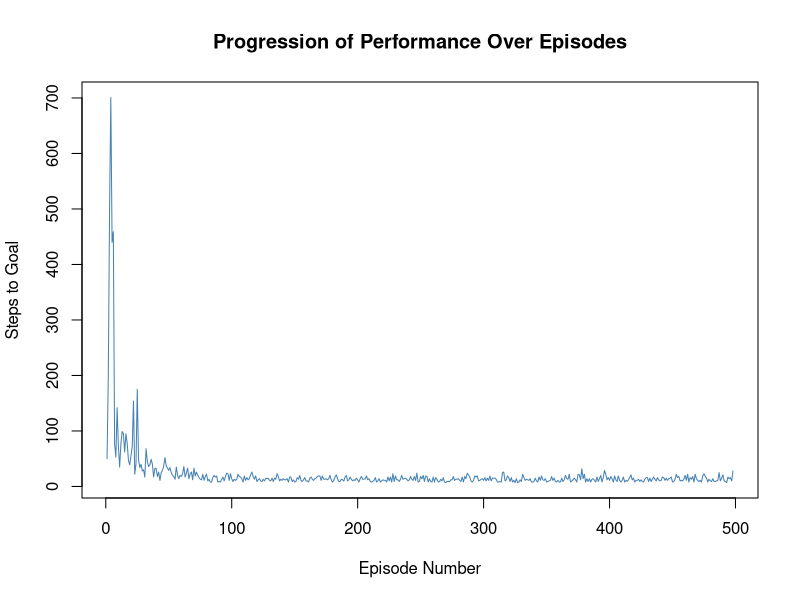
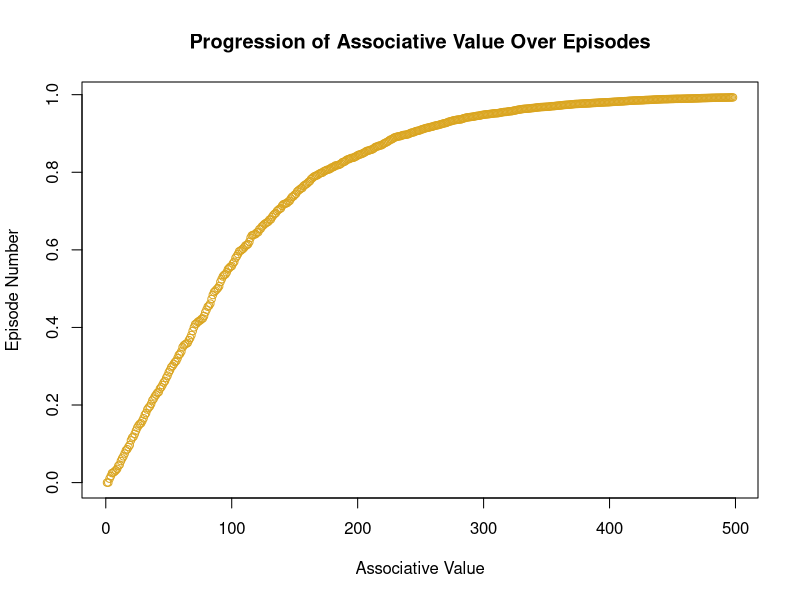
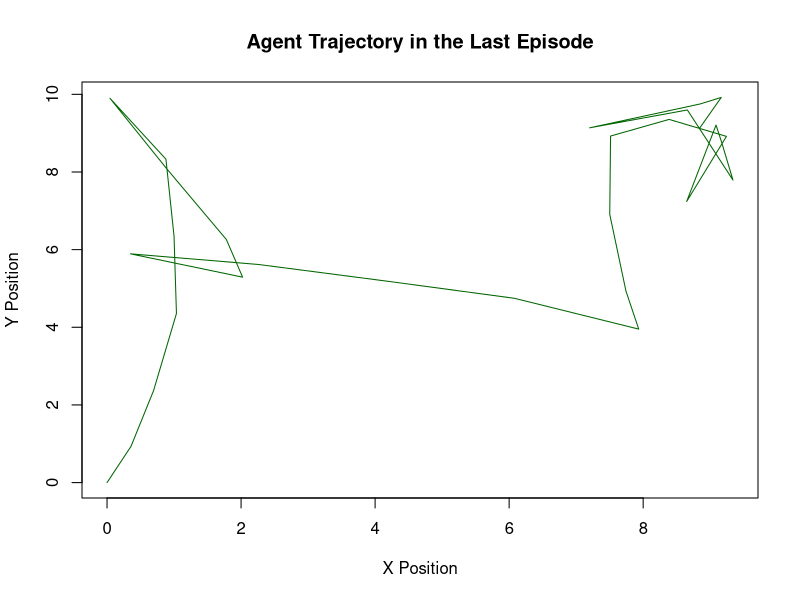
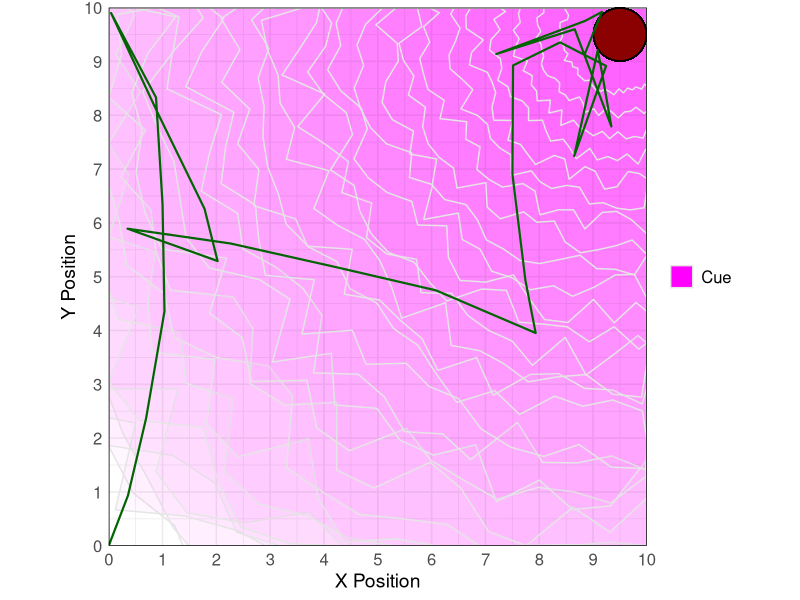
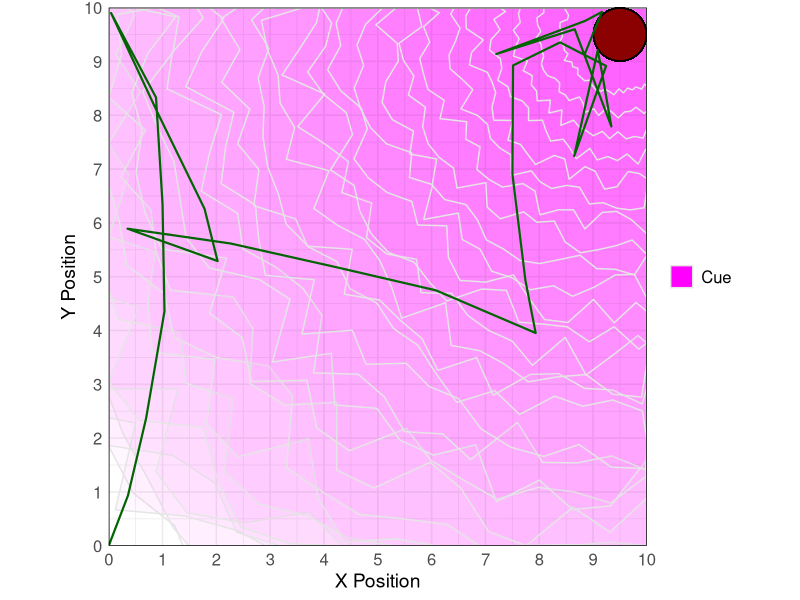
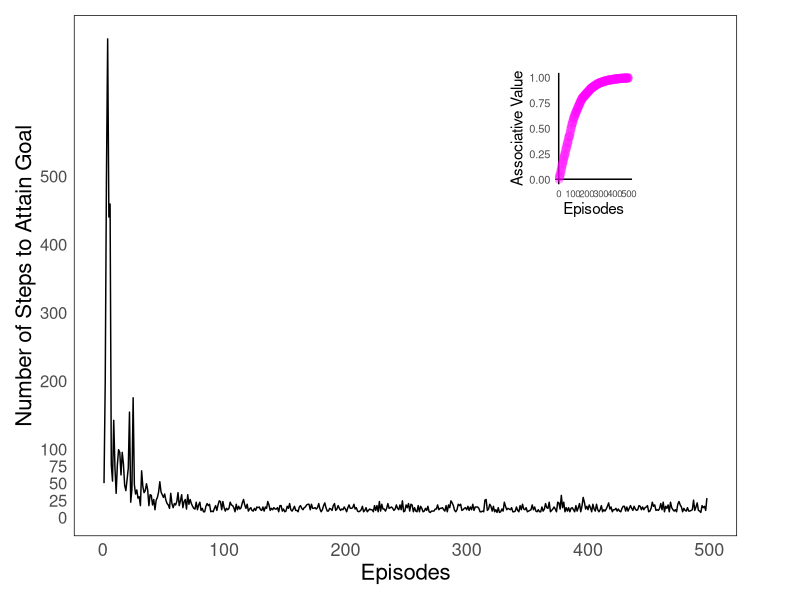

Reproduce these figures in R, in order.
#-----------------------------------------------------------------------------
# LEARNING TO ATTAIN GOALS BY UPDATING THE VALUE OF FEEDBACK CUES:
# --------------------------------------GRADIENT CLIMBING VERSION
#-----------------------------------------------------------------------------

# Description:
#   This script extends the previous simulation by incorporating a learning rule.
#   In this version, the environment is augmented with a cue that leads to the goal.
#   However, the cue does not possess any intrinsic pursuit-triggering properties;
#   it must acquire them through repeated experience when regularly followed by 
#   goal attainment. If the agent detects no cues, or if the cues have not yet been 
#   associated with the goal, its displacement remains random.

###############################################################################

#Setup and Package Loading ----
if (!require('ggplot2')) install.packages('ggplot2'); library('ggplot2')
if (!require('dplyr')) install.packages('dplyr'); library('dplyr')
if (!require('tibble')) install.packages('tibble'); library('tibble')
if (!require('ggforce')) install.packages('ggforce'); library('ggforce')
if (!require('patchwork')) install.packages('patchwork'); library('patchwork')

#Set language to English for consistent output
Sys.setenv(LANG = "en")

#Helper Functions ----

#Bound Gain Values Between 0 and 1
#
#Used to control angle drift in movement.
gain_function <- function(x) {
  rate <- -log10(0.2)  
  1 - exp(-rate * x)
}

#Check Path-Goal Intersection
#
#Determines if a path segment intersects with the circular goal area
#...using geometric calculations to determine the end of a goal-pursuit episode
#prev_x and prev_y are previous position coordinates
#current_x and current_y are current position coordinates
#goal_x and goal_y are goal position coordinates
#goal_radius represents the radius of the goal area
#Returns logical value indicating whether path intersects goal
path_cross_goal <- function(prev_x, prev_y, current_x, current_y, goal_x, goal_y, goal_radius) {
  dx <- current_x - prev_x
  dy <- current_y - prev_y
  fx <- prev_x - goal_x
  fy <- prev_y - goal_y
  
  a <- dx * dx + dy * dy
  if (a == 0) return(FALSE)
  
  b <- 2 * (fx * dx + fy * dy)
  c <- fx * fx + fy * fy - goal_radius * goal_radius
  
  discriminant <- b * b - 4 * a * c
  if (discriminant < 0) {
    return(FALSE)
  } else {
    discriminant <- sqrt(discriminant)
    t1 <- (-b - discriminant) / (2 * a)
    t2 <- (-b + discriminant) / (2 * a)
    if ((t1 >= 0 && t1 <= 1) || (t2 >= 0 && t2 <= 1)) {
      return(TRUE)
    }
  }
  return(FALSE)
}

#Create Blob-like Shapes
#
#Generates irregular circular shapes by adding random variation to radius.
#Used to create environmental cues.
#x and y are center coordinates of the blob
#size represents the base size of the blob
#points represents the number of points to use in blob construction
#Returns a data frame with blob irregular polygon coordinates
create_blob <- function(x, y, size, points = 80) {
  angle <- seq(0, 2 * pi, length.out = points)
  radius <- size * (1 + 0.15 * runif(points))
  data.frame(
    x = x + radius * cos(angle),
    y = y + radius * sin(angle),
    center_x = x,
    center_y = y
  )
}

#Point in Polygon Test
# 
#Implements ray-casting algorithm to determine if a point lies within a 
#...polygon to determine if the agent is sensing a cue
#x and y are the agent's coordinates
#polygon is the data frame containing polygon parameters
#Returns a logical value indicating whether point is inside a certain polygon
point_in_polygon <- function(x, y, polygon) {
  n <- nrow(polygon)
  inside <- FALSE
  j <- n
  for (i in 1:n) {
    xi <- polygon$x[i]
    yi <- polygon$y[i]
    xj <- polygon$x[j]
    yj <- polygon$y[j]
    intersect <- ((yi > y) != (yj > y)) && (x < (xj - xi) * (y - yi) / (yj - yi) + xi)
    if (intersect) inside <- !inside
    j <- i
  }
  return(inside)
}

#Initial Parameters and Environment Setup ----

#Main Simulation Loop ----
steps_count_per_iteration <- vector()  #Store steps per episode
loops <- 498                           #Number of episodes

#Progress bar setup
pb <- txtProgressBar(min = 0,
                     max = loops,
                     style = 3,
                     width = 100,
                     char = "=")

#Learning parameters for goal cue
PE <- 0                  #Prediction error
V <- 0                   #Associative value
f_inc <- 0               #Feedback increment
lr_cue <- 0.03           #Learning rate for goal-associated cue

#Associative value evolution tracking
V_evol <- c()            #Track associative values for goal associated cue

#Other parameters of the agent and simulated environment
initial_step_length <- 1 #Determines the default length of agent's displacements
goal_x <- 9.5            #Goal center location X
goal_y <- 9.5            #Goal center location Y
goal_radius <- sqrt(0.75 / pi)  #Goal area radius
boundary_min <- 0        #Environment boundaries
boundary_max <- 10
tail_length <- 2         #Visual trail length

#Blob (environmental cue) setup
num_blobs <- 30
blob_sizes <- seq(from = 1, to = 12, length.out = 30)

#Position blobs
blob_x <- rep(goal_x, num_blobs) #Cues around the goal
blob_y <- rep(goal_y, num_blobs)

set.seed(1401)  #Set random seed for reproducibility

#Iterate through specified number of episodes
for (i in 1:loops) {
  setTxtProgressBar(pb, i)  #Update progress bar
  
  #Create different set of random environmental cues (blobs) each episode
  blobs <- lapply(1:num_blobs, function(i) {
    create_blob(blob_x[i], blob_y[i], blob_sizes[i])
  })
  
  #Initialize episode starting conditions
  current_x <- boundary_min
  current_y <- boundary_min
  prev_cue <- 0              #Previous cue intensity
  prev_nf <- 0               #Previous negative feature count (does not apply in this simulation)
  angle <- 0                 #Initial movement angle
  
  #Initialize data storage for current episode
  steps <- tibble(
    step = integer(),          #Step number
    x = numeric(),             #X position
    y = numeric(),             #Y position
    length = numeric(),        #Intended step length
    abs_angle = numeric(),     #Absolute angle (intended)
    rel_angle = numeric(),     #Relative angle change (intended)
    collision = logical(),     #Boundary collision flag
    true_length = numeric(),   #Actual step length after bouncing (if any)
    true_angle = numeric(),    #Actual movement angle after bouncing (if any)
    true_angle_r = numeric(),  #Relative true angle
    cue_int = numeric(),       #Cue intensity (number of goal-related blobs)
    gain_cue = numeric(),      #Change in cue intensity from step i-1
    aff = character(),         #Affective valence (approach/avoid)
    gain_trans = numeric()     #Adaptive gain transformed into proportion of angle constraint
  )
  
  #Calculate prediction errors and update associative values via a
  #...linear-operator rule assuming that the cue gains or 
  #...lose associative strength as a function of the 
  #...discrepancy between its existing state and the state experienced
  #...in the goal pursuit episode
  
  PE <- (1 - abs(V)) * abs(f_inc)     #Prediction error for cue
  
  #Store and update associative value
  V_evol <- c(V_evol, V)
  V <- V + PE * lr_cue * sign(f_inc)
  
  #Initialize position tracking
  previous_x <- current_x
  previous_y <- current_y

  #Initialize vector storing feedback paths
  feedback_path <- c()      #Store cue encounters
  
  #Set step counter to zero
  k <- 0
  
  #Displacement Loop: Continue until goal is reached
  while (!path_cross_goal(previous_x, previous_y, current_x, current_y, goal_x, goal_y, goal_radius)) {
    #Add a unity to step counter
    k <- k + 1
    
    #Update position tracking
    previous_x <- current_x
    previous_y <- current_y
    
    #Count cues at current position
    inside_blobs <- sapply(1:num_blobs, function(i) {
      point_in_polygon(current_x, current_y, blobs[[i]])
    })
    inside_blob_count <- sum(inside_blobs)
    
    #Store cue encounters and calculate changes in environmental information
    feedback_path <- c(feedback_path, inside_blob_count)
    gain <- (inside_blob_count - prev_cue)
    
    #Calculate combined gain and determine movement parameters
    gain_comp <- gain * V   #Combine gain with associative strength
    gain_f <- gain_function(abs(gain_comp))  #Transform gain into proportion of angle constraint
    
    #Determine affective state based on gain
    aff <- if (gain_comp < 0) pi else 0      #pi = avoid, 0 = approach
    
    #Update movement angle based on gain and affective state
    angle <- angle + runif(1, -pi*(1-gain_f)+aff, pi*(1-gain_f)+aff)
    
    #Calculate step length based on gain magnitude
    length <- initial_step_length + log10(initial_step_length+(gain_f/0.1))
    
    #Calculate next position
    next_x <- current_x + length * cos(angle)
    next_y <- current_y + length * sin(angle)
    
    #Handle boundary collisions
    collision <- FALSE
    if (next_x < boundary_min) {
      next_x <- boundary_min + (boundary_min - next_x)
      collision <- TRUE
    } else if (next_x > boundary_max) {
      next_x <- boundary_max - (next_x - boundary_max)
      collision <- TRUE
    }
    
    if (next_y < boundary_min) {
      next_y <- boundary_min + (boundary_min - next_y)
      collision <- TRUE
    } else if (next_y > boundary_max) {
      next_y <- boundary_max - (next_y - boundary_max)
      collision <- TRUE
    }
    
    #Update current position
    current_x <- next_x
    current_y <- next_y
    
    #Calculate bounded angle for display (0 to 2π)
    bound_angle <- if (angle < 0) {
      2*pi + sign(angle)*acos(cos(angle))
    } else {
      acos(cos(angle))
    }
    
    #Calculate true displacement length
    true_length <- sqrt((current_x - previous_x)^2 + (current_y - previous_y)^2)
    
    #Calculate true movement angle
    if (current_x != previous_x) {
      delta_y <- current_y - previous_y
      delta_x <- current_x - previous_x
      angle <- atan2(delta_y, delta_x)
    } else {
      angle <- if (current_y > previous_y) pi/2 else 3*pi/2
    }
    
    true_angle_ <- if (angle < 0) {
      2*pi + sign(angle)*acos(cos(angle))
    } else {
      acos(cos(angle))
    }
    
   if (i == loops){
     #Record current step data only during the last loop to improve execution time
     new_step <- tibble(
       step = nrow(steps) + 1,
       x = current_x,
       y = current_y,
       length = length,
       abs_angle = bound_angle * (180 / pi),
       rel_angle = ifelse(nrow(steps) > 0, 
                          bound_angle * (180 / pi) - steps$abs_angle[nrow(steps)], 
                          NA),
       collision = collision,
       true_length = true_length,
       true_angle = true_angle_ * (180 / pi),
       true_angle_r = ifelse(nrow(steps) > 0, 
                             (true_angle_ * (180 / pi)) - steps$true_angle[nrow(steps)], 
                             NA),
       cue_int = inside_blob_count,
       gain_cue = gain,
       aff = case_when(
         aff == 0 ~ "app",
         aff == pi ~ "av",
         TRUE ~ as.character(aff)
       ),
       gain_trans = gain_f
     )
     
     #Update step record
     steps <- bind_rows(steps, new_step)
   }
    
    #Update tracking variables for next iteration
    prev_cue <- inside_blob_count
  }
  
  #Post-episode Processing ----
  
  #Calculate cue acceleration
  gain_acceleration <- diff(c(feedback_path, 30))
  
  #Ensure all values in gain_acceleration vector are within [-1, 1] by 
  #dividing by the maximum absolute value
  gain_acceleration <- gain_acceleration/max(abs(gain_acceleration))
  n <- length(gain_acceleration)
  weights <- rev(0.5 / 2^(0:(n-1)))  #Exponentially decaying weights
  f_inc <- sum(gain_acceleration * weights) / sum(weights)
  
  #Store episode performance metric
  steps_count_per_iteration[i] <- k
}

#Adjust the outcome data frame to enhance readability and facilitate inspection
steps$cue_int <- c(steps$cue_int[-1], 30)
steps$gain_cue <- c(steps$gain_cue[-1], NA)
steps$aff <- c(steps$aff[-1], NA)
steps$gain_trans <- c(steps$gain_trans[-1], NA)
steps$gain_trans <- format(steps$gain_trans, scientific = FALSE)

#Basic inspection of the output

#Visualize the temporal progression of steps per episode
plot(steps_count_per_iteration, type = "l",
     main = "Progression of Performance Over Episodes",
     xlab = "Episode Number",
     ylab = "Steps to Goal",
     col = "steelblue")

#Calculate the typical performance metric (EARLY STAGE)
typical_performance_E <- median(steps_count_per_iteration[1:10])
print(paste("Typical steps per episode (early stage):", typical_performance_E))

#Calculate the typical performance metric (LATE STAGE)
typical_performance_L <- median(steps_count_per_iteration[491:500])
print(paste("Typical steps per episode (late stage):", typical_performance_L))

#Find an episode that represents typical performance at early and late stages of learning
#If a value matches the median, select it as representative; otherwise, 
#...select the smallest/highest value greater/lower than the median
early_episodes <- steps_count_per_iteration[1:10]
representative_episode_E <- 
  which(early_episodes == ifelse(any(early_episodes == typical_performance_E), 
                                 typical_performance_E, 
                                 min(early_episodes[early_episodes > typical_performance_E])))
print(paste("Representative episode number, early stage:", 
            representative_episode_E, 
            "| Numer of steps:", 
            steps_count_per_iteration[representative_episode_E]))

late_episodes <- steps_count_per_iteration[491:500]
representative_episode_L <- 
  which(late_episodes == ifelse(any(late_episodes == typical_performance_L), 
                                 typical_performance_L, 
                                 max(late_episodes[late_episodes < typical_performance_L])))
print(paste("Representative episode number, late stage:", 
            representative_episode_L+490,
            "| Numer of steps:",
            steps_count_per_iteration[representative_episode_L+490]))

plot(V_evol, 
     main = "Progression of Associative Value Over Episodes", 
     xlab = "Associative Value", ylab = "Episode Number",
     col = "goldenrod")

#Plot the agent's path during the last episode
plot(c(0, steps$x), c(0, steps$y), type = "l",
     main = "Agent Trajectory in the Last Episode",
     xlab = "X Position",
     ylab = "Y Position",
     col = "darkgreen")

#Store the vector containing the distribution of steps per episode
steps_climbing <- steps_count_per_iteration
V_evol_climbing <- V_evol

#-----------------------------------------------------------------------------
# VISUALIZATION
#-----------------------------------------------------------------------------

#Early stage

#To generate the trajectory plot shown in Figure 2:
#Set loops <- 2 to capture the representative episode of early stage
#Execute until the simulation loop (stopping before the analysis section)
#Run the command below to store the agent's path

rep_episode_climb_e <- steps

#Prepare data for plotting
blob_plot_data <- do.call(rbind, lapply(1:num_blobs, function(i) {
  blob <- blobs[[i]]
  blob$id <- num_blobs - i + 1  #Reverse the id numbering
  blob
}))

#Clip blobs to the visible region [0, 10]
blob_plot_data_climb_e <- blob_plot_data %>%
  arrange(id) %>%  
  mutate(
    x = pmax(pmin(x, 10), 0),  #Constrain x within [0, 10]
    y = pmax(pmin(y, 10), 0)   #Constrain y within [0, 10]
  )

#Create first row with appropriate values for all columns
new_row <- tibble(
  step = 0,           
  x = 0,              #Starting x position
  y = 0,              #Starting y position
  length = NA,         
  abs_angle = NA,      
  rel_angle = NA,     
  collision = NA,  
  true_length = NA,   
  true_angle = NA,     
  true_angle_r = NA,  
  cue_int = NA,     
  gain_cue = NA,
  aff = NA,      
  gain_trans = NA      
)

#Combine the new row with existing data
rep_episode_climb_e <- bind_rows(new_row, rep_episode_climb_e)

#Plot blobs and agent position with goal trace
agent_path_climb_e <- ggplot(blob_plot_data_climb_e, aes(x = x, y = y, group = id)) +
  geom_polygon(aes(fill = "Cue"), alpha = 0.03, color = "gray90") +  
  geom_circle(aes(x0 = goal_x, y0 = goal_y, r = goal_radius), fill = "red4", alpha = 1) +
  #Add agent displacement path
  geom_path(data = rep_episode_climb_e, aes(x = x, y = y, group = 1), 
            color = "darkgreen", alpha = 1, size = 0.75) +
  scale_x_continuous(limits = c(0, 10), breaks = seq(0, 10, 1), expand = c(0, 0)) +
  scale_y_continuous(limits = c(0, 10), breaks = seq(0, 10, 1), expand = c(0, 0)) +
  theme_minimal() +
  theme(
    axis.text.x = element_text(size = 12),
    axis.text.y = element_text(size = 12),
    axis.title.x = element_text(size = 14),
    axis.title.y = element_text(size = 14),
    panel.border = element_rect(color = "black", fill = NA, size = 0.5),
    legend.text = element_text(size = 12),
    legend.title = element_blank()
  ) +
  labs(
    x = "X Position", 
    y = "Y Position"
  ) +
  scale_fill_manual(
    values = c("Cue" = "magenta"),
    guide = guide_legend(override.aes = list(alpha = 1))
  ) +
  coord_fixed()

print(agent_path_climb_e)
agent_path_climb_e <- agent_path_climb_e + 
  guides(fill = "none") + 
  theme(
    legend.position = "none"
  )
agent_path_climb_e <- agent_path_climb_e +
  labs(title = "Early Stage") +
  theme(
    plot.title = element_text(
      size = 16,
      face = "bold",
      hjust = 0.5     
    )
  )

#Recommended dimensions: 700 × 650 pixels

#Late stage

#To generate the trajectory plot shown in Figure 2:
#Set loops <- 498 to capture the representative episode of early stage
#Execute until the simulation loop (stopping before the analysis section)
#Run the command below to store the agent's path

rep_episode_climb_l <- steps

#Prepare data for plotting
blob_plot_data <- do.call(rbind, lapply(1:num_blobs, function(i) {
  blob <- blobs[[i]]
  blob$id <- num_blobs - i + 1  #Reverse the id numbering
  blob
}))

#Clip blobs to the visible region [0, 10]
blob_plot_data_climb_l <- blob_plot_data %>%
  arrange(id) %>%  
  mutate(
    x = pmax(pmin(x, 10), 0),  #Constrain x within [0, 10]
    y = pmax(pmin(y, 10), 0)   #Constrain y within [0, 10]
  )

#Create first row with appropriate values for all columns
new_row <- tibble(
  step = 0,           
  x = 0,              #Starting x position
  y = 0,              #Starting y position
  length = NA,         
  abs_angle = NA,      
  rel_angle = NA,     
  collision = NA,  
  true_length = NA,   
  true_angle = NA,     
  true_angle_r = NA,  
  cue_int = NA,     
  gain_cue = NA,
  aff = NA,      
  gain_trans = NA      
)

#Combine the new row with existing data
rep_episode_climb_l <- bind_rows(new_row, rep_episode_climb_l)

#Plot blobs and agent position with goal cue
agent_path_climb_l <- ggplot(blob_plot_data_climb_l, aes(x = x, y = y, group = id)) +
  geom_polygon(aes(fill = "Cue"), alpha = 0.03, color = "gray90") +  
  geom_circle(aes(x0 = goal_x, y0 = goal_y, r = goal_radius), fill = "red4", alpha = 1) +
  #Add agent displacement path
  geom_path(data = rep_episode_climb_l, aes(x = x, y = y, group = 1), 
            color = "darkgreen", alpha = 1, size = 0.75) +
  scale_x_continuous(limits = c(0, 10), breaks = seq(0, 10, 1), expand = c(0, 0)) +
  scale_y_continuous(limits = c(0, 10), breaks = seq(0, 10, 1), expand = c(0, 0)) +
  theme_minimal() +
  theme(
    axis.text.x = element_text(size = 12),
    axis.text.y = element_text(size = 12),
    axis.title.x = element_text(size = 14),
    axis.title.y = element_text(size = 14),
    panel.border = element_rect(color = "black", fill = NA, size = 0.5),
    legend.text = element_text(size = 12),
    legend.title = element_blank()
  ) +
  labs(
    x = "X Position", 
    y = "Y Position"
  ) +
  scale_fill_manual(
    values = c("Cue" = "magenta"),
    guide = guide_legend(override.aes = list(alpha = 1))
  ) +
  coord_fixed()

print(agent_path_climb_l)
#Recommended dimensions: 700 × 650 pixels

agent_path_climb_l <- agent_path_climb_l +
  labs(title = "Late Stage") +
  theme(
    plot.title = element_text(
      size = 16,
      face = "bold",
      hjust = 0.5     
    )
  ) 

#Longitudinal progression of performance and associative value

#Main plot of steps climbing
sc <- ggplot(data = data.frame(Episodes = seq_along(steps_climbing),
                               Steps = steps_climbing), 
             aes(x = Episodes, y = Steps)) +
  geom_line() +
  labs(x = "Episodes",
       y = "Number of Steps to Attain Goal") +
  scale_y_continuous(breaks = c(c(0,2.5,5,7.5,10)*10, c(2:5)*100)) +
  theme_minimal() +
  theme(plot.margin = margin(5.5, 40, 5.5, 5.5),
        panel.grid = element_blank(),
        panel.border = element_rect(color = "black", fill = NA),
        axis.text.x = element_text(size = 13),    
        axis.text.y = element_text(size = 12),
        axis.title.x = element_text(size = 16),   
        axis.title.y = element_text(size = 16)    
  )

#Inset plot of V_evol_climbing
vc <- ggplot(data = data.frame(Episodes = seq_along(V_evol_climbing),
                               Value = V_evol_climbing), 
             aes(x = Episodes, y = Value)) +
  geom_hline(yintercept = 0, color = "black") +
  geom_vline(xintercept = 0, color = "black") +
  geom_point(color = "magenta", alpha = 0.1, size = 2.5) +
  labs(x = "Episodes",
       y = "Associative Value") +
  theme_minimal(base_size = 8) +
  theme(plot.background = element_rect(fill = "white", color = NA),  # Removed border by setting color = NA
        panel.grid = element_blank(),
        axis.text.x = element_text(size = 7),    
        axis.text.y = element_text(size = 8),
        axis.title.x = element_text(size = 11),   
        axis.title.y = element_text(size = 11)    
  )

#Combine plots with inset
sNv_c <- sc + inset_element(vc, left = 0.65, bottom = 0.6, right = 0.85, top = 0.9)

#Display the plot
print(sNv_c)

#Continue by running script number 4
